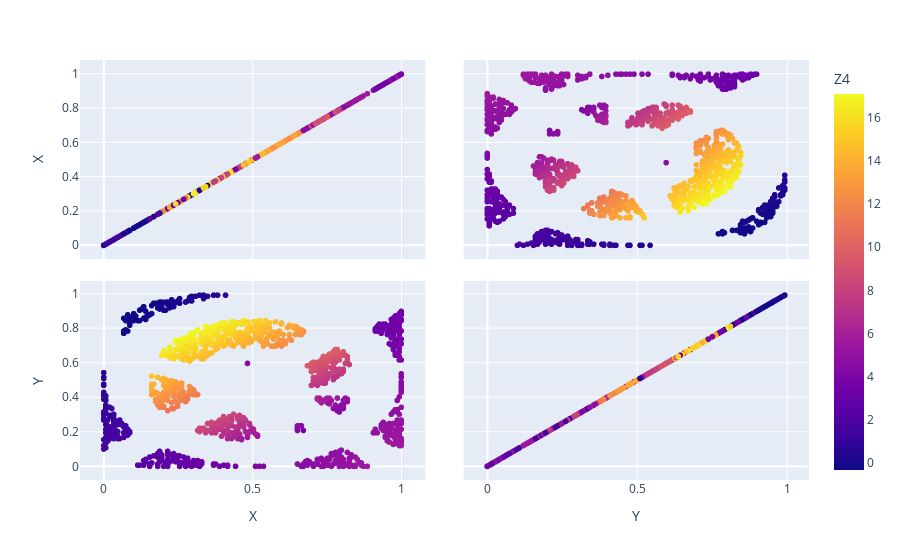

Source (notebook cell):
### Code cell
df_test=pd.DataFrame(pd.concat([pd.DataFrame(X_test,columns=['X','Y']),pd.DataFrame(Y_test_Z,columns=[select_name_Z])],axis=1))
print('Plot of target: ',select_name_Z,'\n')
fig = px.scatter_matrix(df_test,
dimensions=['X','Y'],
color=select_name_Z)
fig.show()

### Figure 1 — Plotly figure (JSON) as saved in the notebook; plotly's stock layout.template omitted (floating-point values rounded to 4 significant figures; data arrays with more than 128 entries replaced by an {"elided": "..."} marker saying what was removed)
{"data": [{"dimensions": [{"axis": {"matches": true}, "label": "X", "values": {"elided": "1071 float values"}}, {"axis": {"matches": true}, "label": "Y", "values": {"elided": "1071 float values"}}], "hovertemplate": "%{xaxis.title.text}=%{x}<br>%{yaxis.title.text}=%{y}<br>Z4=%{marker.color}<extra></extra>", "legendgroup": "", "marker": {"color": {"elided": "1071 float values"}, "coloraxis": "coloraxis", "symbol": "circle"}, "name": "", "showlegend": false, "type": "splom"}], "layout": {"coloraxis": {"colorbar": {"title": {"text": "Z4"}}, "colorscale": [[0, "#0d0887"], [0.1111, "#46039f"], [0.2222, "#7201a8"], [0.3333, "#9c179e"], [0.4444, "#bd3786"], [0.5556, "#d8576b"], [0.6667, "#ed7953"], [0.7778, "#fb9f3a"], [0.8889, "#fdca26"], [1, "#f0f921"]]}, "dragmode": "select", "legend": {"tracegroupgap": 0}, "margin": {"t": 60}}}
